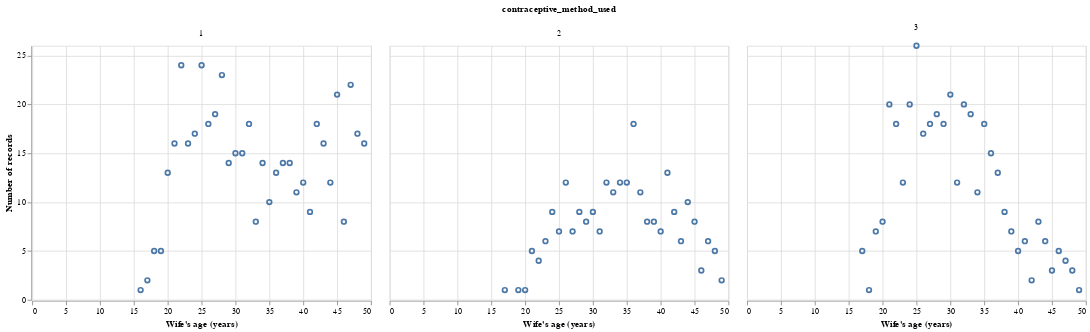

Write notebook code for a chart like this one.
### Markdown cell above
**Wife's age**

### Code cell
wife_age_correlation = alt.Chart(cmc_train, title = "Age vs. Method of Contraception Used").mark_point().encode(
    x = alt.X("wife_age", title = "Wife's age (years)"),
    y = alt.Y("count()", title = "Number of records"),
).facet("contraceptive_method_used")
wife_age_correlation

### Figure 1 — Vega-Lite specification as saved in the notebook (floating-point values rounded to 4 significant figures; data arrays with more than 128 entries replaced by an {"elided": "..."} marker saying what was removed)
{"$schema": "https://vega.github.io/schema/vega-lite/v4.17.0.json", "config": {"view": {"continuousHeight": 300, "continuousWidth": 400}}, "data": {"name": "data-f15167d60f413a998667f82347f8e248"}, "datasets": {"data-f15167d60f413a998667f82347f8e248": {"elided": "1104 records"}}, "facet": {"field": "contraceptive_method_used", "type": "quantitative"}, "spec": {"encoding": {"x": {"field": "wife_age", "title": "Wife's age (years)", "type": "quantitative"}, "y": {"aggregate": "count", "title": "Number of records", "type": "quantitative"}}, "mark": "point", "title": "Age vs. Method of Contraception Used"}}
